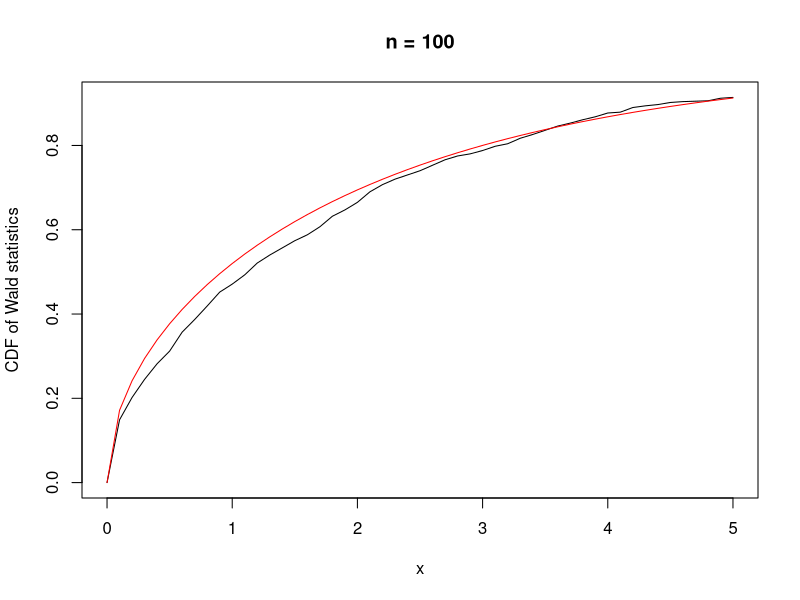
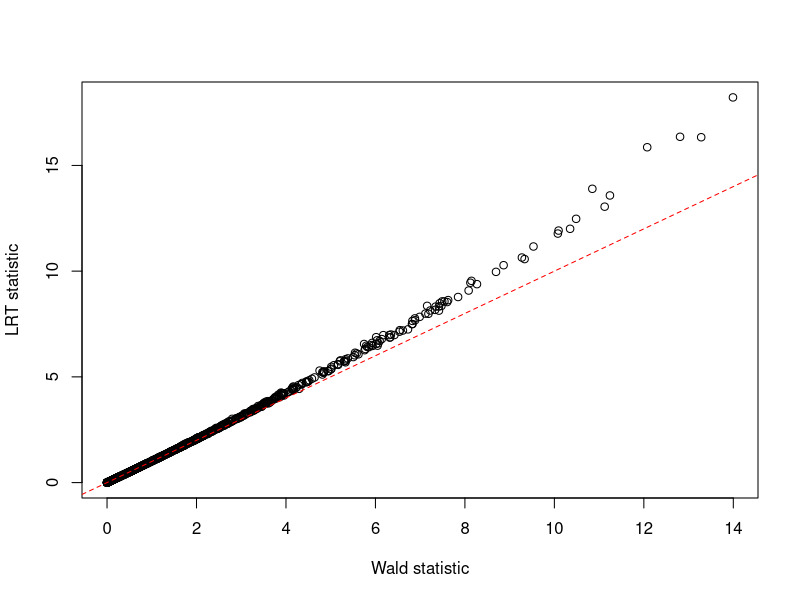

These charts were generated, in order, by the following R code:
## ---- chunk 1
knitr::opts_chunk$set(message=F)
knitr::opts_chunk$set(warning=F)
## ---- chunk 2
nsim <- 1000
wald_stats <- rep(NA, nsim)
lrt_stats <- rep(NA, nsim)

n <- 100
beta0 <- 0.5
beta1 <- 2/sqrt(n)

for(i in 1:nsim){
  x <- rnorm(n)
  p <- exp(beta0 + beta1 * x)/(1 + exp(beta0 + beta1 * x))
  y <- rbinom(n, 1, p)
  
  m1 <- glm(y ~ x, family = binomial)

  # test statistics
  wald_stats[i] <- summary(m1)$coefficients[2,3]^2
  lrt_stats[i] <- m1$null.deviance - m1$deviance
}

lambda <- 4/(n*summary(m1)$coefficients[2,2]^2)

grid_pts <- seq(0, 5, by=0.1)
plot(grid_pts, ecdf(wald_stats)(grid_pts), type="l",
     xlab = "x", ylab = "CDF of Wald statistics", main = "n = 100")
points(grid_pts, pchisq(grid_pts, 1, ncp=lambda), type="l", col="red")
## ---- chunk 3
plot(wald_stats, lrt_stats, xlab = "Wald statistic", ylab = "LRT statistic")
abline(a = 0, b=1, lty=2, col="red")
